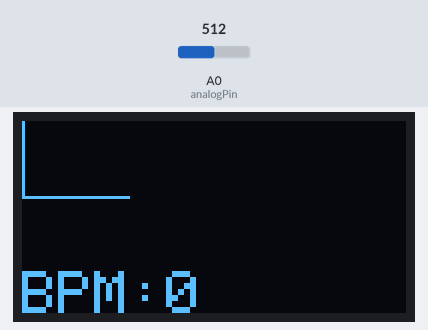
Simulated run of this sketch. Board: Arduino Uno, built with avr-gcc and run on an emulated ATmega328P. Shown: 128×64 one-colour display. The test bench sets the inputs (shaded band); at power-on: A0 (analogPin) = 512. What the sketch prints to the serial monitor is not drawn.

Above: at 1.2 s.
1.3 s: A0 (analogPin) set to 1023
At 4.1 s:
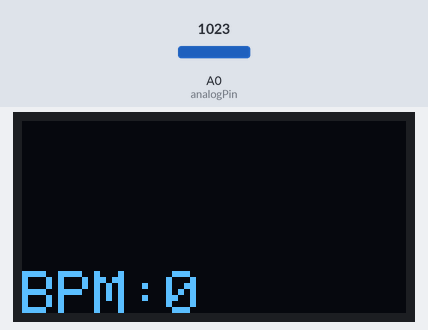
4.3 s: A0 (analogPin) set to 1009
At 5.15 s:
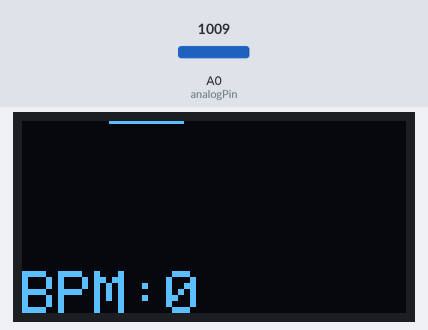
5.8 s: A0 (analogPin) set to 900
At 6.13 s:
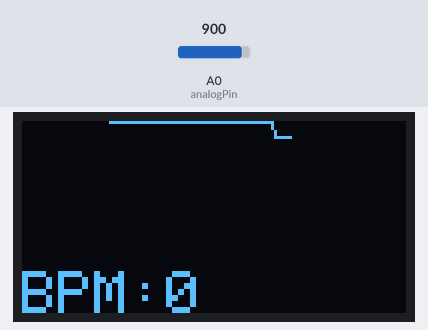
Timing chart, 0 to 8.8 s (numbered marks = the images above; inputs shaded):
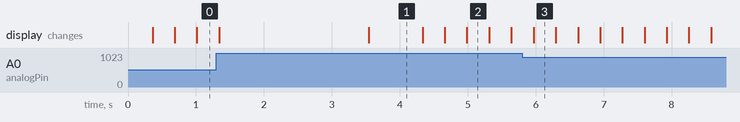

Measured:
- after the input at 4.3 s, the display: first changes at once (image 2 shows a later state)

The sketch:

Pulse_Sensor.ino
```cpp
#include <Adafruit_SSD1306.h>
#define OLED_Address 0x3C // 0x3C device address of I2C OLED. Few other OLED has 0x3D
Adafruit_SSD1306 oled(128, 64); // create our screen object setting resolution to 128x64


// Variables
unsigned long lastMillis;
int analogPin = A0;

int val;

int upperBound = 600;
int lowerBound = 500;

bool beat = false;
int count = 0;
int temp;

int i = 1;

int x=0;
int y=0;
int lastx=0;
int lasty=0;

uint32_t samples = 0;

void init_oled(){

}

void setup() {
  // put your setup code here, to run once:
  oled.begin(SSD1306_SWITCHCAPVCC, OLED_Address);
  oled.clearDisplay();
  oled.setTextSize(2);
  oled.setTextColor(WHITE);
  Serial.begin(9600);

  cli();

  //set timer1 interrupt at 1Hz
  TCCR1A = 0;// set entire TCCR1A register to 0
  TCCR1B = 0;// same for TCCR1B
  TCNT1  = 0;//initialize counter value to 0
  // set compare match register for 1hz
  OCR1A = 15999;// = (16*10^6) / (1*1024) - 1 (must be <65536))
  // turn on CTC mode
  TCCR1B |= (1 << WGM12);
  // Set CS12 and CS10 bits for 1024 prescaler
  TCCR1B |= (1 << CS10);
  // enable timer compare interrupt
  TIMSK1 |= (1 << OCIE1A);

  sei();

}

ISR(TIMER1_COMPA_vect){
  if(i < 301){
    samples= samples + analogRead(analogPin);
    //Serial.println(samples);
    i++;
  }
  if(i > 299 && i < 301){
    i++;
    samples = samples/300;
    //Serial.println(samples);
  }
}


void loop() {
  // put your main code here, to run repeatedly:

  // read from analog a0
  val = analogRead(analogPin);
  int norm = analogRead(analogPin) - samples;
  Serial.print(val);
  Serial.print(",");
  Serial.println(norm);

  //x goes to 127 pixels then back to the first one
  if(x>127){
  oled.clearDisplay();
  x=0;
  lastx=x;
  }
  //y needs to be within 0 - 63 pixels
  y=50-(val/20);
  oled.writeLine(lastx,lasty,x,y,WHITE);
  lasty=y;
  lastx=x;

  // our tresholds for calculating the beats
  if(val > upperBound ){
    if(beat){
      beat = false;
      count++;
    }
  }
  if (val < lowerBound ){
    beat = true;
  }
  //every 10 sec we calculate the bpm based on how many beats we got during the 10 sec then multiply by 6 for the bpm
  if (millis() - lastMillis >= 10*1000UL){
    lastMillis = millis();
    temp = count * 6;
    count = 0;
  }

  oled.setCursor(0,50);
  oled.print("BPM:");
  oled.print(temp);
  oled.display();
  x++;

}
```
